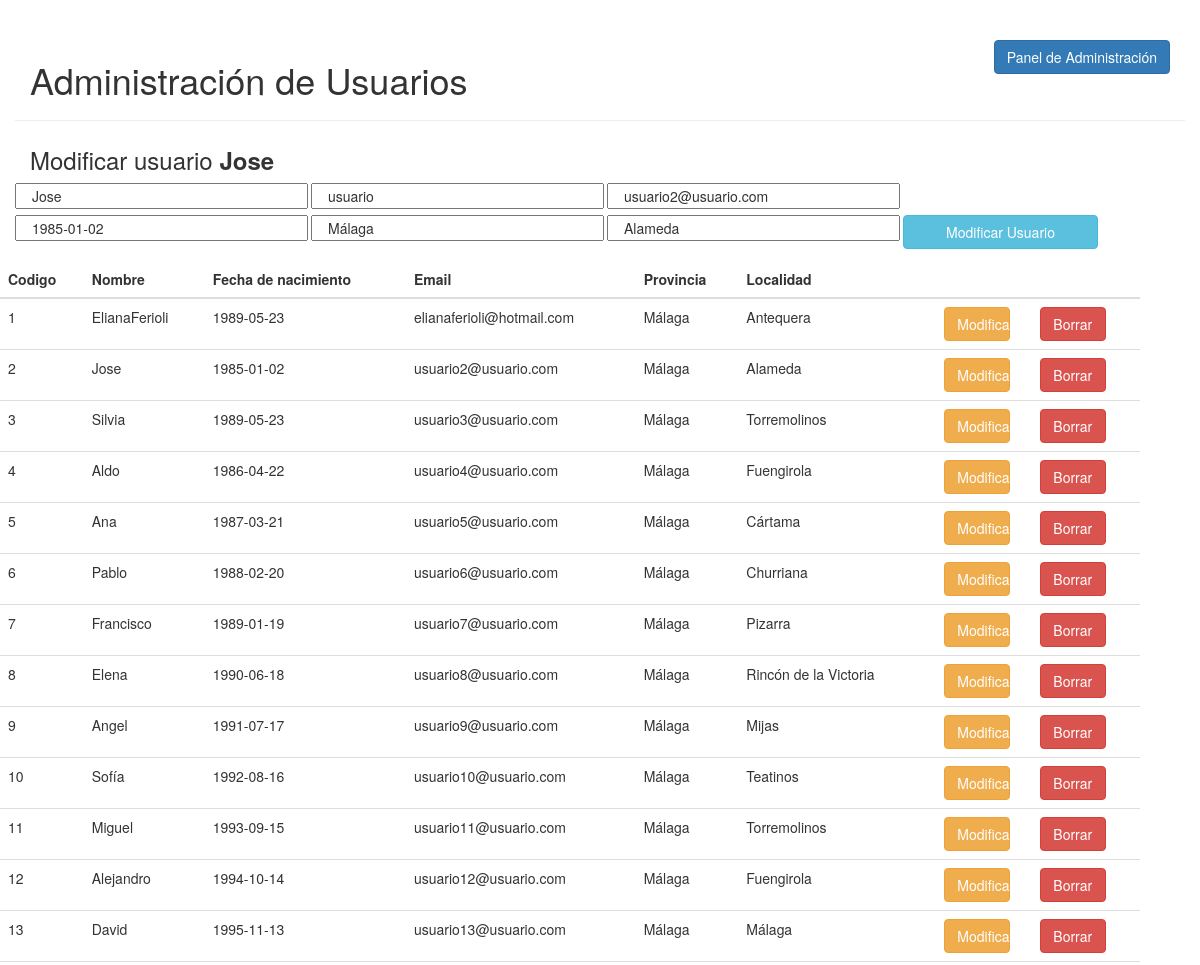
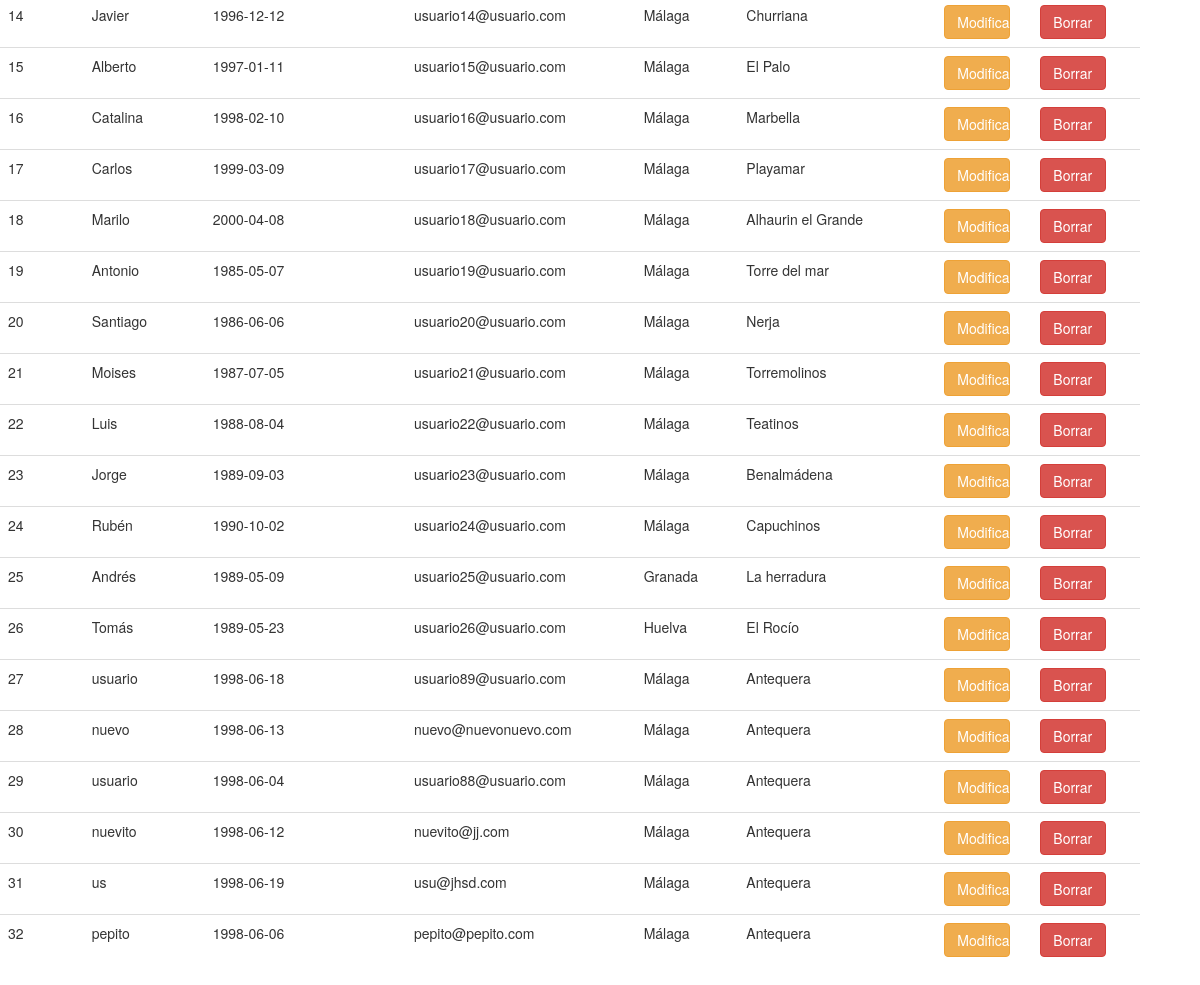
The app's page /Controller/administracion.php?modificacionUsuario=2&tabla=USUARIO with its own data (2 pictures, top to bottom).
### tables this page shows
CREATE TABLE `USUARIO` (
  `CodUs` int(11) NOT NULL,
  `NomUs` varchar(30) NOT NULL,
  `PassUs` varchar(30) NOT NULL,
  `EmailUs` varchar(30) DEFAULT NULL,
  `FechNac` date NOT NULL,
  `ProvUs` varchar(30) NOT NULL,
  `LocaUs` varchar(30) NOT NULL,
  `DescUs` varchar(140) DEFAULT NULL,
  `FotoUs` varchar(30) DEFAULT 'defecto.png',
  `Admin` tinyint(1) DEFAULT '0'
);

### Model/Usuario.php (called while the page is built, shortened)
<?php
class Usuario {
  private $codUs;
  private $nomUs;
  private $passUs;
  private $emailUs;
  private $fechNac;
  private $provUs;
  private $localUs;
  function __construct($cod, $nom, $pass, $email, $fecha, $prov, $local, $desc, $foto) {
    $this->codUs = $cod;
    $this->nomUs = $nom;
    $this->passUs = $pass;
    $this->emailUs = $email;
    $this->fechNac = $fecha;
    $this->provUs = $prov;
    $this->localUs = $local;
  }
  function getCodUs() {
      return $this->codUs;
  }
  function getNomUs() {
      return $this->nomUs;
  }
  function getPassUs() {
      return $this->passUs;
  }
  function getEmailUs() {
      return $this->emailUs;
  }
  function getFechNac() {
      return $this->fechNac;
  }
  function getProvUs() {
      return $this->provUs;
  }
  function getLocalUs() {
      return $this->localUs;
  }
  public static function getUsuarios() {
    $conexion = GoTeamDB::connectDB();
    $seleccion = "SELECT CodUs, NomUs, PassUs, EmailUs, FechNac, ProvUs, LocaUs, DescUs, FotoUs"
            . " FROM USUARIO";
    $consulta = $conexion->query($seleccion);
    $usuarios= [];
    while ($registro = $consulta->fetchObject()) {
      $usuarios[] = new Usuario($registro->CodUs, $registro->NomUs, $registro->PassUs, $registro->EmailUs,
              $registro->FechNac, $registro->ProvUs, $registro->LocaUs, $registro->DescUs, $registro->FotoUs);
    }
    return $usuarios;
  }
  public static function getUsuario($atributo, $valor) {
    $conexion = GoTeamDB::connectDB();
    $seleccion = "SELECT CodUs, NomUs, PassUs, EmailUs, FechNac, ProvUs, LocaUs, DescUs, FotoUs"
            . " FROM USUARIO WHERE ".$atributo."=\"".$valor."\"";
    $consulta = $conexion->query($seleccion);
    $registro = $consulta->fetchObject();
    $usuario = new Usuario($registro->CodUs, $registro->NomUs, $registro->PassUs, $registro->EmailUs,
              $registro->FechNac, $registro->ProvUs, $registro->LocaUs, $registro->DescUs,
              $registro->FotoUs);
    return $usuario;
  }
}

### View/listadoAdministradorUsuario.php (the view, shortened to what this page needs)
<!DOCTYPE html>
<html>
    <head>
        <link rel="stylesheet" href="https://maxcdn.bootstrapcdn.com/bootstrap/3.3.7/css/bootstrap.min.css">
        <link rel="stylesheet" type="text/css" href="../View/css/estiloListadoAdministradorUsuario.css">
    </head>
    <body>
        <div class="page-header container">
            <a href="../View/indexAdmin.php" class="btn btn-primary">Panel de Administración</a>
            <br>
            <h1>Administración de Usuarios</h1>
        </div>
             <?php
                if(!$insertar){
             ?>
             <div class="container">
                <form action="../Controller/administracion.php" method="get" name="modificar">
                    <div class="main row">
                       <h3 class="col-xs-12 col-sm-8 col-md-9 col-lg-9">Modificar usuario <span class="nombre"><?= $usmod->getNomUs() ?></span></h3>
                    </div>
                    <div class="main row">
                       <input type="text" value="<?= $usmod->getNomUs() ?>" name="nomUs" class="customInput col-xs-12 col-sm-3">
                       <input type="text" value="<?= $usmod->getPassUs() ?>" name="passUs" class="customInput col-xs-12 col-sm-3">
                       <input type="text" value="<?= $usmod->getEmailUs() ?>" name="emailUs" class="customInput col-xs-12 col-sm-3">
                    </div>
                    <div class="main row">
                       <input type="text" value="<?= $usmod->getFechNac() ?>" name="fechNac" class="customInput col-xs-12 col-sm-3">
                       <input type="text" value="<?= $usmod->getProvUs() ?>" name="provUs" class="customInput col-xs-12 col-sm-3">
                       <input type="text" value="<?= $usmod->getLocalUs() ?>" name="localUs" class="customInput col-xs-12 col-sm-3">
                       <button type="submit" class="btn btn-info col-xs-12 col-sm-2" id="modificarUsuario">Modificar Usuario</button>
                    </div>
                </form>
             </div>
            <?php
                }
            ?>
             <table class="table table-hover">
                <thead>
                    <tr id="cabecera">
                        <th id="tablaCodigo">Codigo</th>
                        <th id="tablaNombre">Nombre</th>
                        <th id="tablaFechNac">Fecha de nacimiento</th>
                        <th id="tablaEmail">Email</th>
                        <th id="tablaProvincia">Provincia</th>
                        <th id="tablaLocalidad">Localidad</th>
                        <th></th>
                    </tr>
                </thead>
                <tbody id="contenidoTabla">
            <?php
                foreach($data[$tabla] as $us)  {
            ?>
               <tr>
                   <td><?=$us->getCodUs()?></td>
                    <td><?=$us->getNomUs()?></td>
                    <td><?=$us->getFechNac()?></td>
                    <td><?=$us->getEmailUs()?></td>
                    <td><?=$us->getProvUs()?></td>
                    <td><?=$us->getLocalUs()?></td>
                    <td class="row">
                        <a href="../Controller/administracion.php?modificacionUsuario=<?=$us->getCodUs()?>&tabla=USUARIO" class="btn btn-warning col-xs-4">Modificar</a>
                        <a href="../Controller/administracion.php?borradoUsuario=<?=$us->getCodUs()?>"  class="btn btn-danger col-xs-4">Borrar</a>
                    </td>
                </tr>
            <?php
              }
            ?>
                </tbody>
            </table>
    </body>
</html>

### View/css/estiloListadoAdministradorUsuario.css (style rules this page uses)
input.customInput { margin-bottom: 0.5%; margin-right: 0.3%; }
div.page-header h1 { margin: 0px; margin-bottom: 1%; }
div.page-header { margin-bottom: 0.5%;; }
a.btn-warning { margin-left: 5%; margin-right: 15%; }
table.table-hover { margin-top: 1%; width: 95%; }
span.nombre { font-weight: bold; }
a.btn-primary { float: right; }
thead tr th { cursor: pointer; }

### records on screen
usuario: NomUs "Jose", nomUs "Jose", passUs "usuario", emailUs "usuario2@usuario.com", fechNac "1985-01-02", provUs "Málaga", localUs "Alameda", CodUs "2", FechNac "1985-01-02", EmailUs "usuario2@usuario.com", ProvUs "Málaga", LocaUs "Alameda"
usuario: CodUs "1", NomUs "ElianaFerioli", FechNac "1989-05-23", EmailUs "elianaferioli@hotmail.com", ProvUs "Málaga", LocaUs "Antequera"
usuario: CodUs "3", NomUs "Silvia", FechNac "1989-05-23", EmailUs "usuario3@usuario.com", ProvUs "Málaga", LocaUs "Torremolinos"
usuario: CodUs "4", NomUs "Aldo", FechNac "1986-04-22", EmailUs "usuario4@usuario.com", ProvUs "Málaga", LocaUs "Fuengirola"
usuario: CodUs "5", NomUs "Ana", FechNac "1987-03-21", EmailUs "usuario5@usuario.com", ProvUs "Málaga", LocaUs "Cártama"
usuario: CodUs "6", NomUs "Pablo", FechNac "1988-02-20", EmailUs "usuario6@usuario.com", ProvUs "Málaga", LocaUs "Churriana"
usuario: CodUs "7", NomUs "Francisco", FechNac "1989-01-19", EmailUs "usuario7@usuario.com", ProvUs "Málaga", LocaUs "Pizarra"
usuario: CodUs "8", NomUs "Elena", FechNac "1990-06-18", EmailUs "usuario8@usuario.com", ProvUs "Málaga", LocaUs "Rincón de la Victoria"
usuario: CodUs "9", NomUs "Angel", FechNac "1991-07-17", EmailUs "usuario9@usuario.com", ProvUs "Málaga", LocaUs "Mijas"
usuario: CodUs "10", NomUs "Sofía", FechNac "1992-08-16", EmailUs "usuario10@usuario.com", ProvUs "Málaga", LocaUs "Teatinos"
usuario: CodUs "11", NomUs "Miguel", FechNac "1993-09-15", EmailUs "usuario11@usuario.com", ProvUs "Málaga", LocaUs "Torremolinos"
usuario: CodUs "12", NomUs "Alejandro", FechNac "1994-10-14", EmailUs "usuario12@usuario.com", ProvUs "Málaga", LocaUs "Fuengirola"
usuario: CodUs "13", NomUs "David", FechNac "1995-11-13", EmailUs "usuario13@usuario.com", ProvUs "Málaga", LocaUs "Málaga"
usuario: CodUs "14", NomUs "Javier", FechNac "1996-12-12", EmailUs "usuario14@usuario.com", ProvUs "Málaga", LocaUs "Churriana"
usuario: CodUs "15", NomUs "Alberto", FechNac "1997-01-11", EmailUs "usuario15@usuario.com", ProvUs "Málaga", LocaUs "El Palo"
usuario: CodUs "16", NomUs "Catalina", FechNac "1998-02-10", EmailUs "usuario16@usuario.com", ProvUs "Málaga", LocaUs "Marbella"
usuario: CodUs "17", NomUs "Carlos", FechNac "1999-03-09", EmailUs "usuario17@usuario.com", ProvUs "Málaga", LocaUs "Playamar"
usuario: CodUs "18", NomUs "Marilo", FechNac "2000-04-08", EmailUs "usuario18@usuario.com", ProvUs "Málaga", LocaUs "Alhaurin el Grande"
usuario: CodUs "19", NomUs "Antonio", FechNac "1985-05-07", EmailUs "usuario19@usuario.com", ProvUs "Málaga", LocaUs "Torre del mar"
usuario: CodUs "20", NomUs "Santiago", FechNac "1986-06-06", EmailUs "usuario20@usuario.com", ProvUs "Málaga", LocaUs "Nerja"
usuario: CodUs "21", NomUs "Moises", FechNac "1987-07-05", EmailUs "usuario21@usuario.com", ProvUs "Málaga", LocaUs "Torremolinos"
usuario: CodUs "22", NomUs "Luis", FechNac "1988-08-04", EmailUs "usuario22@usuario.com", ProvUs "Málaga", LocaUs "Teatinos"
usuario: CodUs "23", NomUs "Jorge", FechNac "1989-09-03", EmailUs "usuario23@usuario.com", ProvUs "Málaga", LocaUs "Benalmádena"
usuario: CodUs "24", NomUs "Rubén", FechNac "1990-10-02", EmailUs "usuario24@usuario.com", ProvUs "Málaga", LocaUs "Capuchinos"
usuario: CodUs "25", NomUs "Andrés", FechNac "1989-05-09", EmailUs "usuario25@usuario.com", ProvUs "Granada", LocaUs "La herradura"
usuario: CodUs "26", NomUs "Tomás", FechNac "1989-05-23", EmailUs "usuario26@usuario.com", ProvUs "Huelva", LocaUs "El Rocío"
usuario: CodUs "27", NomUs "usuario", FechNac "1998-06-18", EmailUs "usuario89@usuario.com", ProvUs "Málaga", LocaUs "Antequera"
usuario: CodUs "28", NomUs "nuevo", FechNac "1998-06-13", EmailUs "nuevo@nuevonuevo.com", ProvUs "Málaga", LocaUs "Antequera"
usuario: CodUs "29", NomUs "usuario", FechNac "1998-06-04", EmailUs "usuario88@usuario.com", ProvUs "Málaga", LocaUs "Antequera"
usuario: CodUs "30", NomUs "nuevito", FechNac "1998-06-12", EmailUs "nuevito@jj.com", ProvUs "Málaga", LocaUs "Antequera"
usuario: CodUs "31", NomUs "us", FechNac "1998-06-19", EmailUs "usu@jhsd.com", ProvUs "Málaga", LocaUs "Antequera"
usuario: CodUs "32", NomUs "pepito", FechNac "1998-06-06", EmailUs "pepito@pepito.com", ProvUs "Málaga", LocaUs "Antequera"
